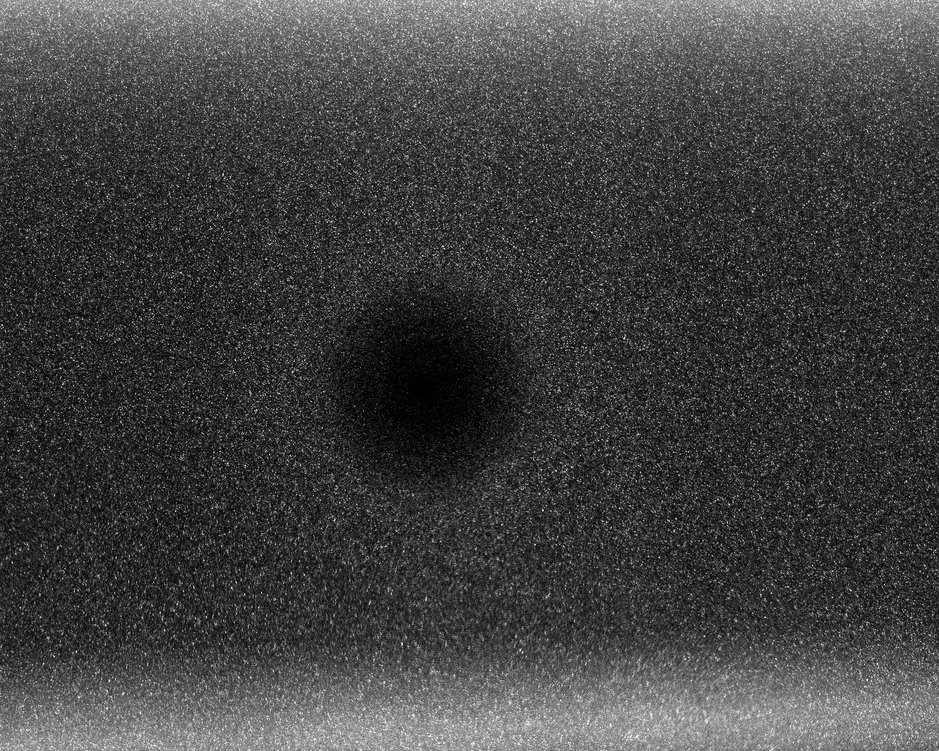
#> input picture Woche 6/img/A001_1.tif, 939 x 751 px, shrunk from 1280 x 1024 before the run, found by its file name
$ python HA3_Fabio_Voll_mod.py
#> lines starting #> are read from the running program, lines starting #| are printed output that depends on the picture
#!/usr/bin/env python
# coding: utf-8
# # Hausaufgabe 3
# ## Particle Image Velocimetry
# <!-- Lizensiert unter (CC BY 2.0) Gert Herold, 2020 -->
#
# Zur Charakterisierung der Bewegung in einem Strömungsfeldes findet häufig das optische Messverfahren [Particle Image Velocimetry (PIV)](https://de.wikipedia.org/wiki/Particle_Image_Velocimetry) Anwendung.
# Hierfür werden in das Fluid eingebrachte Partikel mit einem zur Ebene aufgeweiteten Laserstrahl beleuchtet und in kurzen Abständen nacheinander fotografiert.
# Aus der Ortsveränderung der Partikel und dem bekannten Abstand zwischen den Aufnahmen können die Geschwindigkeitsvektoren bestimmt werden.
#
# Es sollen Funktionen geschrieben werden, mit deren Hilfe sich Berechnung und Visualisierung eines Geschwindigkeits-Vektorfeldes basierend auf zwei aufgenommenen Bildern realisieren lassen.
#
# Zunächst werden einige Module importiert, die hilfreiche Funktionen zur Verfügung stellen:

# In[1]:

import matplotlib.pyplot as plt
import numpy as np
from scipy import signal


# **1) Schreiben Sie eine Funktion *loaddata()* die zwei Arrays mit (Bildhöhe) $\times$ (Bildbreite) Einträgen zurückgibt, die die Bildinformationen (Helligkeitswerte als Zahl) enthalten.**
#
#   * Als Parameter sollen hierfür zwei Dateipfade übergeben werden. Das Einlesen kann z.B. mittels [imread](https://matplotlib.org/3.1.1/api/_as_gen/matplotlib.pyplot.imread.html) geschehen.
#   * Eventuell im Bild enthaltene Farbinformationen sind hier nicht weiter von Interesse. Sind im Bild mehrere Farbkanäle pro Pixel enthalten (z.B. RGB), soll die Information auf einen Kanal reduziert werden.
#   * Es soll direkt überprüft werden, ob beide Bilder dieselben Abmaße haben. Andernfalls ist eine Fehlermeldung auszugeben:
#   ```python
#         raise ValueError('Dimensions of input images do not match!')
#   ```

# In[2]:


# Hier eigenen Code schreiben ...
# from numpy import array, sin, cos, pi, dot, linspace, arange, newaxis, mean
# from numpy.random import randn
# from matplotlib.pyplot import figure, plot, axis, grid, imshow, show, legend
import os

os.chdir(r'C:\Users\Admin\Dropbox\TU Berlin\Master\Semester 6\Python-Ing\Woche 6')
os.getcwd()

Bild = plt.imread(r'C:\Users\Admin\Dropbox\TU Berlin\Master\Semester 6\Python-Ing\Woche 6\img\A001_1.tif')
#> Bild is the input picture: shape (751, 939); min 0, max 255, mean 66


# Funktion ließt zwei Bilder ein und rechnet diese um in Schwarz-Weiß
def loaddata(Pfad1, Pfad2):

#> called with Pfad1 = 'img/B005_1.tif', Pfad2 = 'img/B005_2.tif'
    Bild1 = plt.imread(Pfad1)
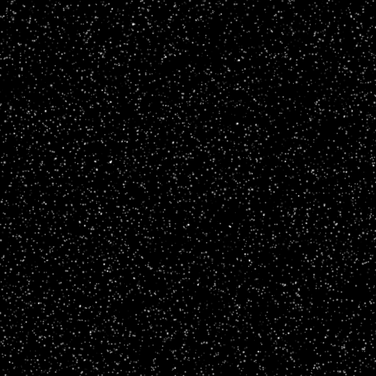
#> input picture Woche 6/img/B005_1.tif, 376 x 376 px, shrunk from 512 x 512 before the run
#> Bild1 is the input picture: shape (376, 376, 3); min 0, max 251, mean 7.1
    Bild2 = plt.imread(Pfad2)
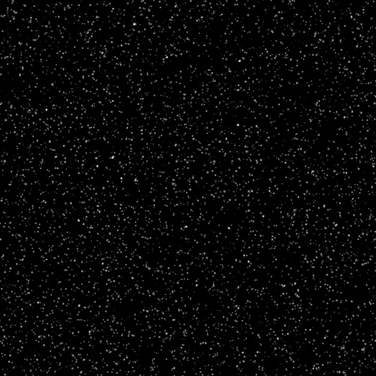
#> input picture Woche 6/img/B005_2.tif, 376 x 376 px, shrunk from 512 x 512 before the run
#> Bild2 is the input picture: shape (376, 376, 3); min 0, max 255, mean 7.1

    if Bild1.shape == Bild2.shape:

        if len(Bild1.shape) != 2:

            SW1 = Bild1[:, :, 0]
            SW2 = Bild2[:, :, 0]
            for i in range(1, Bild1.shape[-1]):

                SW1 = SW1 + Bild1[:, :, i]
                SW2 = SW2 + Bild2[:, :, i]

            SW1 = SW1 // Bild1.shape[-1]
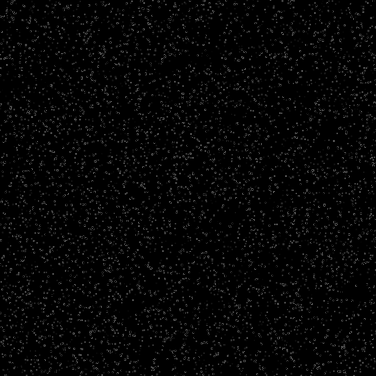
#> SW1: shape (376, 376); min 0, max 85, mean 5.7
            SW2 = SW2 // Bild2.shape[-1]
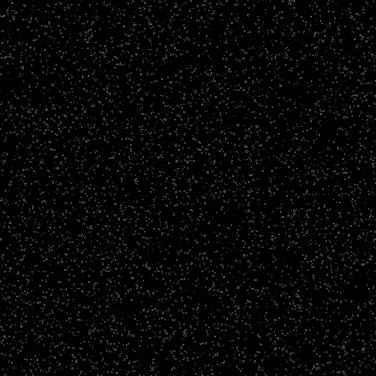
#> SW2: shape (376, 376); min 0, max 85, mean 5.6

        else:
            SW1 = Bild1
            SW2 = Bild2

        return SW1, SW2

    else:
        raise ValueError('Dimensions of input images do not match!')


# **2) Testen Sie das Laden der Dateien. Die verwendeten Dateien finden Sie im separaten Archiv "*img_HA3.zip*".**
#
#   * **Geben Sie die Dimensionen der zurückgegebenen Arrays an, wenn Sie als Input die folgenden Dateipaare verwenden:**
#
# |Bild 1| Bild 2|
# |-|-|
# |[B005_1.tif](http://www.pivchallenge.org/pub/index.html#b)|[B005_2.tif](http://www.pivchallenge.org/pub/index.html#b)|
# |[B038a.bmp](http://www.pivchallenge.org/pub03/index.html#b)|[B038b.bmp](http://www.pivchallenge.org/pub03/index.html#b)|
# |[B_010.TIF](http://www.pivchallenge.org/pub05/index.html#b)|[B_014.TIF](http://www.pivchallenge.org/pub05/index.html#b)|
# |[A001_1.tif](http://www.pivchallenge.org/pub/index.html#a)|[A001_2.tif](http://www.pivchallenge.org/pub/index.html#a)|
# |[A045a.tif](http://www.pivchallenge.org/pub03/index.html#a)|[A045b.tif](http://www.pivchallenge.org/pub03/index.html#a)|
#
#   * **Überprüfen Sie das Verhalten Ihrer Funktion, wenn folgendes Dateipaar geladen wird:**
#
# |Bild 1| Bild 2|
# |-|-|
# |[B038a.bmp](http://www.pivchallenge.org/pub03/index.html#b)|[A001_1.tif](http://www.pivchallenge.org/pub05/index.html#c)|
#
# Die Bilddateien sind Testfälle der "PIV Challenge"-Benchmark-Initiative (http://www.pivchallenge.org/). Die Quellen der jeweiligen Bilder sind in der Tabelle verlinkt.

# In[3]:


# B005_1.tif und B005_2.tif
B005_1, B005_2 = loaddata('img/B005_1.tif', 'img/B005_2.tif')

print('Die Dimension der Bilder B005_1.tif und B005_2.tif sind', B005_1.shape)
#| Die Dimension der Bilder B005_1.tif und B005_2.tif sind (376, 376)

# B038a.bmp und B038b.bmp
B038a, B038b = loaddata('img/B038a.bmp', 'img/B038b.bmp')
#> call 2 of loaddata, with Pfad1 = 'img/B038a.bmp', Pfad2 = 'img/B038b.bmp'
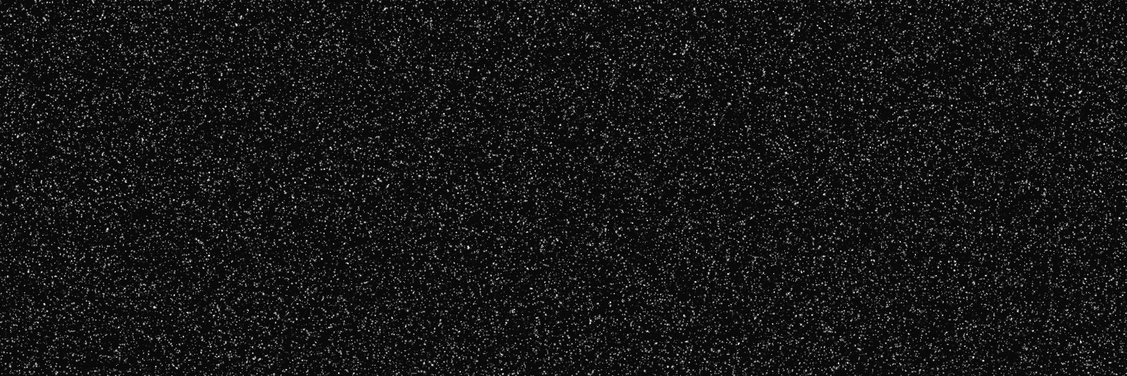
#> input picture Woche 6/img/B038a.bmp, 1127 x 376 px, shrunk from 1536 x 512 before the run
#> in loaddata, Bild1 is the input picture: shape (376, 1127); min 0, max 255, mean 23.1
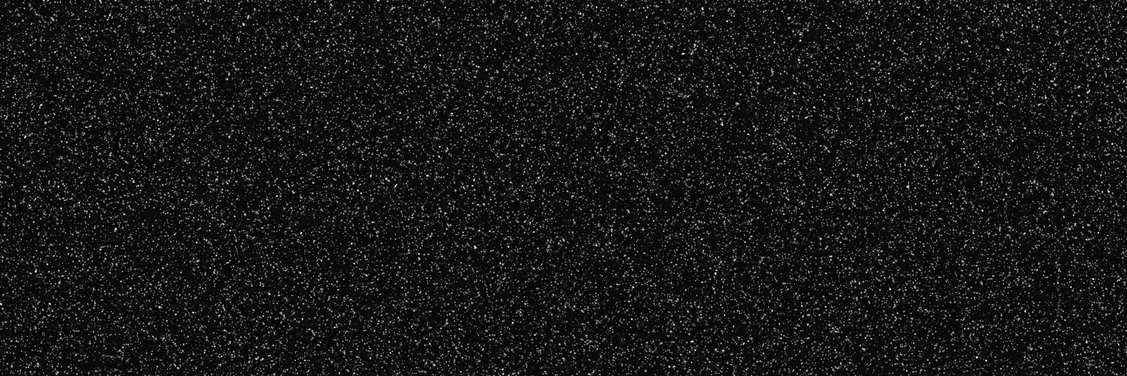
#> input picture Woche 6/img/B038b.bmp, 1127 x 376 px, shrunk from 1536 x 512 before the run
#> in loaddata, Bild2 is the input picture: shape (376, 1127); min 0, max 255, mean 23.1

# B_010.TIF und B_014.TIFB_010, B_014 = loaddata( 'B_010.TIF' , 'B_014.TIF' )

# A001_1.tif und A001_2.tif
A001_1, A001_2 = loaddata('img/A001_1.tif', 'img/A001_2.tif')
#> call 3 of loaddata, with Pfad1 = 'img/A001_1.tif', Pfad2 = 'img/A001_2.tif'
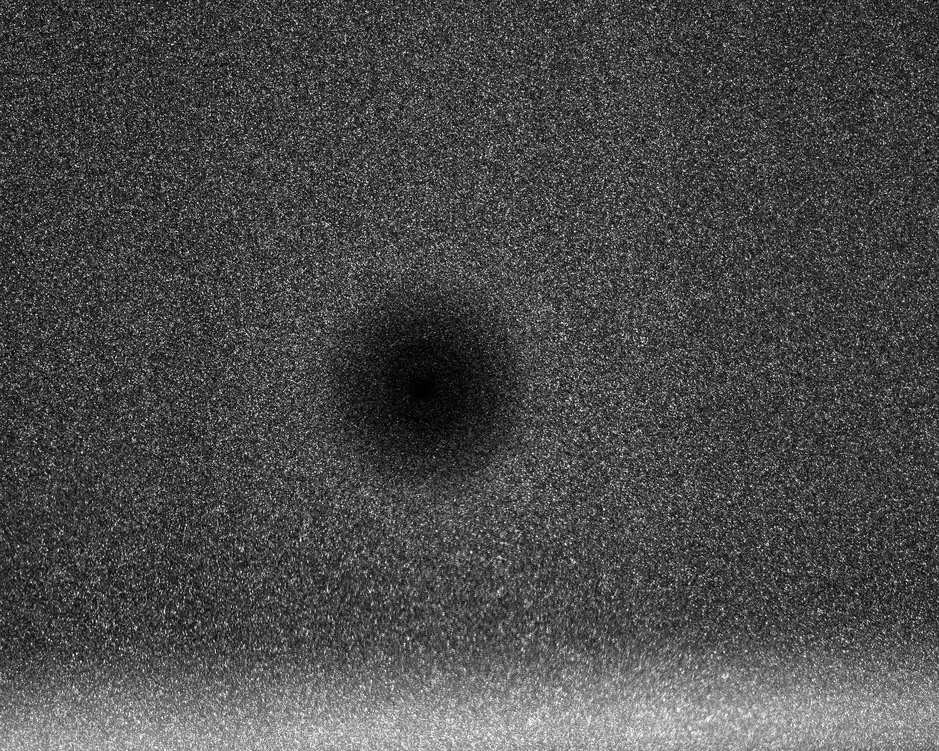
#> input picture Woche 6/img/A001_2.tif, 939 x 751 px, shrunk from 1280 x 1024 before the run
#> in loaddata, Bild2 is the input picture: shape (751, 939); min 0, max 255, mean 74.9

# A045a.tif und A045b.tif
A045a, A045b = loaddata('img/A045a.tif', 'img/A045b.tif')
#> (the run stopped early here; a loop or call above may not have finished)
